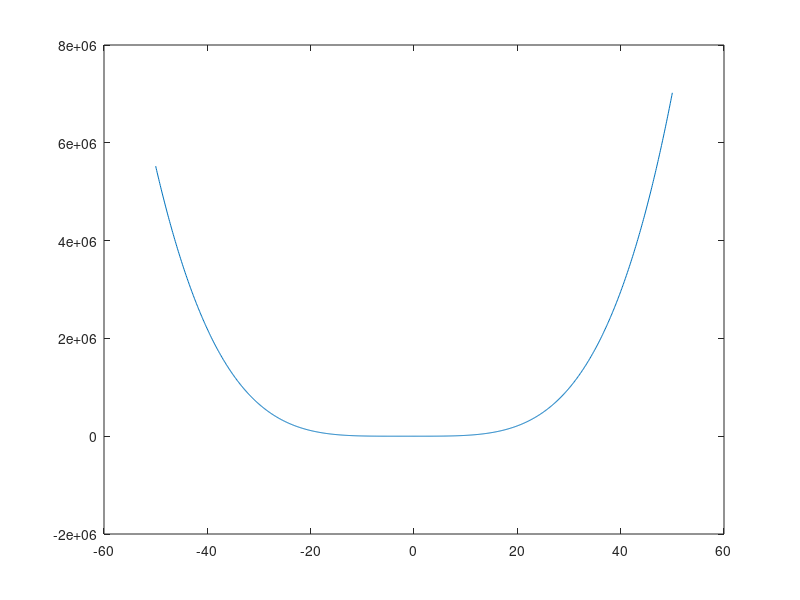

Write MATLAB code to recreate this figure.
% Title               :Funcion real de variable real 
% Description         :script de funcion real y su representacion grafica 
% Author              :Francelly Desiree Colon Sandoval 
% Date                :20211028    
% Version             :1
% Usage               :octave> /path/EjercicioOcho

clear
x = -50:0.1:50
% Funcion
fx =(x.^ 4) + (6 * (x.^3)) + (9 * (x.^ 2)) - 1
% Plotear Funcion 
plot(x, fx)
